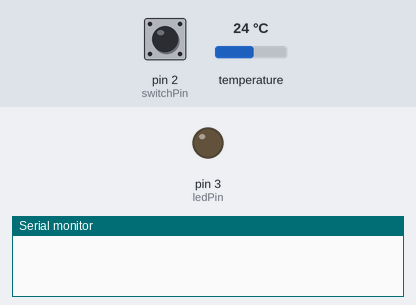
Simulated run of this sketch. Board: Arduino Uno, built with avr-gcc and run on an emulated ATmega328P. Shown: output pins drawn as LEDs (lit = HIGH), the last lines printed to the serial monitor. Inputs (shaded band) come from the test bench; at power-on: pin 2 (switchPin) HIGH, temperature 24 °C. No radio packets arrive unless stated.

Above: at 1.2 s.
1.3 s: pin 2 (switchPin) pulled LOW for 0.15 s
At 2.1 s:
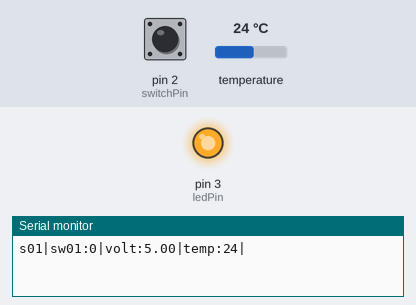
2.9 s: pin 2 (switchPin) pulled LOW for 1 s
At 5.1 s:
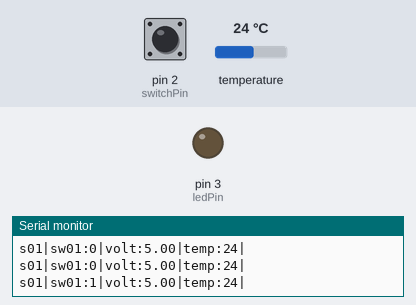
5.4 s: pin 2 (switchPin) pulled LOW for 3.2 s
At 6.4 s:
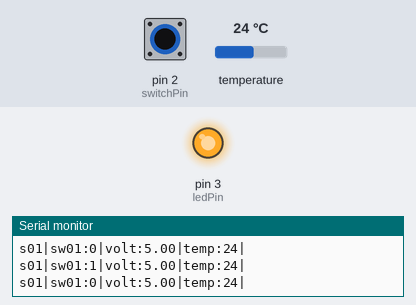
Timing chart, 0 to 10.1 s (numbered marks = the images above; inputs shaded):
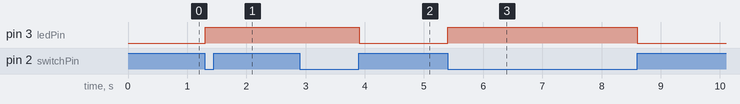

Measured:
- after the input at 1.3 s, pin 3 (ledPin): LOW → HIGH at once
- after the input at 2.9 s, pin 3 (ledPin): HIGH → LOW after 1.0 s
- after the input at 5.4 s, pin 3 (ledPin): LOW → HIGH at once, → LOW 3.2 s later

The sketch:

door_sensor.ino
```cpp
/**
   Подключение:
   SPI:
   MISO -> 12
   MOSI -> 11
   SCK -> 13
   CE -> 9
   CSN -> 10
*/

#include <SPI.h>
#include <RF24.h>
#include <stdio.h>
#include <OneWire.h>
// CE,CSN пины
RF24 radio(9, 10);
OneWire ds(4);
unsigned long count = 0;
int switchPin = 2; // к выводу 2 подключён геркон
int ledPin = 3; // к пину 3 подключён cветодиод (13 - встроенный)

void setup() {
  pinMode(switchPin, INPUT); // задаём вывод 2 в качестве входа (будем считывать с него)
  digitalWrite(switchPin, HIGH); // активируем внутренний подтягивающий резистор вывода
  pinMode(ledPin, OUTPUT); // задаём вывод 3 в качестве выхода
  Serial.begin(9600); // задействуем последовательный порт
  // Инициализируем канал связи и не только.
  radio.begin();
  radio.setPALevel(RF24_PA_MAX);
  radio.setChannel(0x4c);
  radio.openWritingPipe(0xf0f0f0f0d2LL);
  radio.enableDynamicPayloads();
  radio.powerUp();
  pinMode(switchPin, INPUT);
  pinMode(ledPin, OUTPUT);
  //Установим прерывание
  attachInterrupt(0, Send2HUB, CHANGE );
}

void Send2HUB() {
  // Получаем количество миллисекунд, прошедших с момента включения платы:
  unsigned long time = millis();
  static unsigned long last_interrupt_time = 0;
  unsigned long interrupt_time = millis();
  if (interrupt_time - last_interrupt_time > 200) {
    char outBuffer[40] = "";
    delay(200);
    int doorstate = digitalRead(switchPin); // считываем показания с геркона
    digitalWrite(ledPin, !doorstate); // инвертированные показания записываем в порт со светодиодом
    //Serial.println(doorstate);
    //Узнаем напряжение питания платы
    ADMUX = _BV(REFS0) | _BV(MUX3) | _BV(MUX2) | _BV(MUX1);
    ADCSRA |= _BV(ADSC); // начало преобразований
    while (bit_is_set(ADCSRA, ADSC)); // измерение
    uint8_t low = ADCL; // сначала нужно прочесть ADCL - это запирает ADCH
    uint8_t high = ADCH; // разлочить оба
    float volt = (high << 8) | low;
    volt = (1.1 * 1023.0 * 1000) / volt; // Результат Vcc в милливольтах

    //Узнаем температуру DS18b20
    byte data[2];
    ds.reset();
    ds.write(0xCC);
    ds.write(0x44);
    delay(750);
    ds.reset();
    ds.write(0xCC);
    ds.write(0xBE);
    data[0] = ds.read();
    data[1] = ds.read();
    int temp = (data[1]<< 8)+data[0];
    temp = temp>>4;

    //Отправить состояние двери (откр или закр)
    //когда геркон замкнут, значение "0" (LOW), когда разомкнут - "1" (HIGH)
    String out = "s01|sw01:" + String(doorstate)+"|volt:"+volt/1000+"|temp:"+temp+"|";
    Serial.println(out);
    out.toCharArray(outBuffer, 40);
    radio.write(outBuffer, 40);
    delay(50);
    // Не знаю почему, но периодически трансивер зависает. Помогает повторная инициализация.
    radio.begin();
    radio.setPALevel(RF24_PA_MAX);
    radio.setChannel(0x4c);
    radio.openWritingPipe(0xF0F0F0F0E1LL);
    radio.enableDynamicPayloads();
    radio.powerUp();
    delay(50);
 }
 last_interrupt_time = interrupt_time;
}

void loop() {
  //int doorstate = digitalRead(switchPin); // считываем показания с геркона
  //digitalWrite(ledPin, !doorstate); // инвертированные показания записываем в порт со светодиодом
  //Serial.println(doorstate); // посылаем в последовательный порт значения с геркона
  //когда геркон замкнут, значение "0" (LOW), когда разомкнут - "1" (HIGH)
}
```
